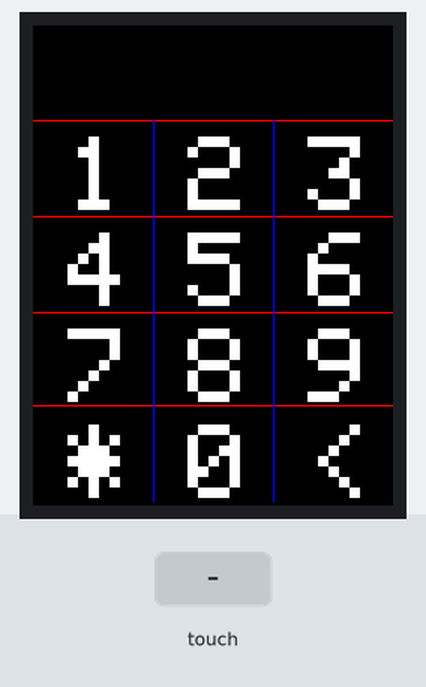
Bench run of a sketch on a simulated Arduino Leonardo, built with avr-gcc and run on an emulated ATmega32U4. On the bench: 240×320 colour display. The inputs (shaded band) are chosen by the test bench. What the sketch prints to the serial monitor is not drawn.

Above: at 2.1 s.
2.2 s: touch panel pressed at 13 % / 90 % of its raw x / y range
At 3.1 s:
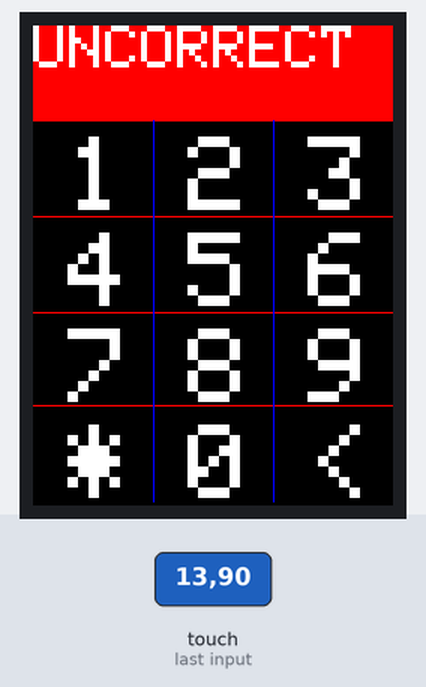
5.2 s: touch panel pressed at 13 % / 10 % of its raw x / y range
At 5.9 s:
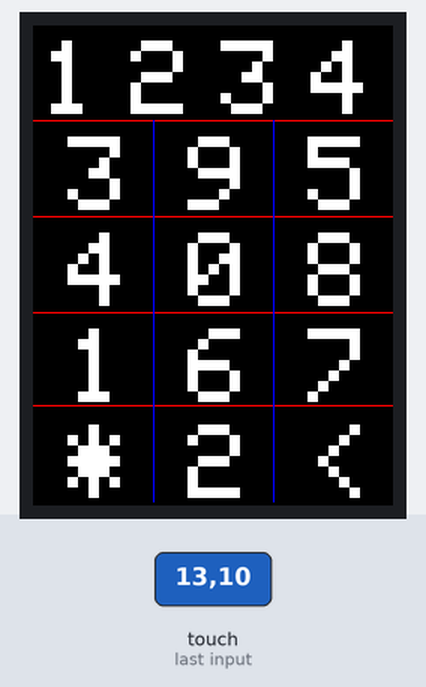
6.8 s: touch panel pressed at 13 % / 90 % of its raw x / y range
At 7.8 s:
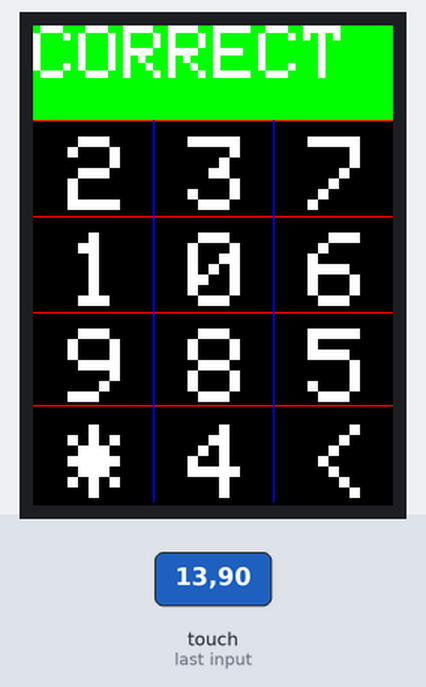
Timing chart, 0 to 9.8 s (numbered marks = the images above; inputs shaded):
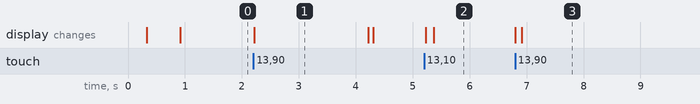

Measured:
- after the input at 2.2 s, the display: changes at once (image 1)
- after the input at 5.2 s, the display: first changes at once (image 2 shows a later state)
- after the input at 6.8 s, the display: first changes at once (image 3 shows a later state)
- what the display in image 1 shows lasts 2.0 s, from 2.2 s to 4.2 s

The sketch:

arduino_tft_lcd_display_unit.ino
```cpp
#define LCD_CS A3 // Chip Select goes to Analog 3
#define LCD_CD A2 // Command/Data goes to Analog 2
#define LCD_WR A1 // LCD Write goes to Analog 1
#define LCD_RD A0 // LCD Read goes to Analog 0
#define LCD_RESET A4 // Can alternately just connect to Arduino's reset pin

#include <SPI.h>          // f.k. for Arduino-1.5.2
#include "Adafruit_GFX.h"// Hardware-specific library
#include <MCUFRIEND_kbv.h>
MCUFRIEND_kbv tft;
#include <TouchScreen.h>

// 16진수로 표현되는 색깔을 실제 색깔이름에 대입
#define  BLACK   0x0000
#define BLUE    0x001F
#define RED     0xF800
#define GREEN   0x07E0
#define CYAN    0x07FF
#define MAGENTA 0xF81F
#define YELLOW  0xFFE0
#define WHITE   0xFFFF

//누르는 압력 제한
#define MINPRESSURE 200
#define MAXPRESSURE 1000

//좌표값 관련 변수 지정
const int XP=6,XM=A2,YP=A1,YM=7; //ID=0x9341
const int TS_LEFT=907,TS_RT=136,TS_TOP=942,TS_BOT=139;
TouchScreen ts = TouchScreen(XP, YP, XM, YM, 300);
TSPoint tp;

void testText();
void numberDisplayt(int *arr);
void resDisplay(int *arr);
char check();
int numberIDetection();
void correct();
void unCorrect();
void lockMode(int t);

int arr[12]={1,2,3,4,5,6,7,8,9,'*',0,'<'};  //격자판에 들어갈 숫자

void setup(void) {
    Serial.begin(9600);
    uint32_t when = millis();
    //    while (!Serial) ;   //hangs a Leonardo until you connect a Serial
    if (!Serial) delay(5000);           //allow some time for Leonardo
    Serial.println("Serial took " + String((millis() - when)) + "ms to start");
    //    tft.reset();                 //hardware reset
    uint16_t ID = tft.readID(); //
    Serial.print("ID = 0x");
    Serial.println(ID, HEX);
    if (ID == 0xD3D3) ID = 0x9481; // write-only shield
//    ID = 0x9329;                             // force ID
    tft.begin(ID);
    tft.fillScreen(BLACK);      //화면을 검은색으로 초기화 해준다.
    testText();

    Serial1.begin(9600);

    //숫자 표시
    numberDisplay(arr);
}

int idx=1;
int res[4]={' ',' ',' ',' '};    //입력된 숫자가 들어갈 배열
int answer[4]={0,8,5,2};
int manager[4]={1,2,3,4};
int lastState = LOW, state=LOW;  //입력 상태 변수
int reading;                     //현재 입력 상태

int arrayCase=1;

int O=0;
int X=0;
int M=0;
void loop(void) {
    int cState;

    tp = ts.getPoint();   //tp.z 는 ADC 값

    if (tp.z > MINPRESSURE && tp.z < MAXPRESSURE) {
      reading=HIGH;
      //Serial.println("pressed");
    }else{
      reading=LOW;
      //Serial.println("unpressed");
    }

    if(reading==HIGH && lastState==LOW){
      Serial.println(arrayCase);
      cState=check();
      if(cState=='N'){
        Serial.println("N");
      }else if(cState=='O'){
        Serial.println("O");\
        O=1;
        X=0;
      }else if(cState=='X'){
        Serial.println("X");
        X+=1;
      }else if(cState=='M'){
        Serial.println("M");
        M=1;
        X=0;
      }
      resDisplay(res);
      lastState=HIGH;
    }else{
      lastState=LOW;
    }


    if(O==1){
      Serial.println("Open Door");
      Serial1.write('O');//send message to control
      correct();
      numberDisplay(arr);
      resDisplay(res);
      O=0;
    }else if(X==3){
      Serial.println("30 Second Lock Mode");
      arrayCase=0;
      Serial1.write('X');//send message to control
      lockMode(5000);
      X=0;
    }else if(M==1){
      Serial.println("Manager Open Door");
      Serial1.write('M');//send message to control
      correct();
      numberDisplay(arr);
      resDisplay(res);
      M=0;
    }
}


void lockMode(int t){
  Serial.println(t);
  tft.fillScreen(RED);
  tft.setTextSize(7);
  tft.setTextColor(WHITE);
  tft.setCursor(0,50);
  tft.println("30sec");
  tft.println("Lock");
  tft.println("Mode");
  delay(t);
  tft.fillScreen(BLACK);
  arr[0]=1;
  arr[1]=2;
  arr[2]=3;
  arr[3]=4;
  arr[4]=5;
  arr[5]=6;
  arr[6]=7;
  arr[7]=8;
  arr[8]=9;
  arr[9]='*';
  arr[10]=0;
  arr[11]='<';
  numberDisplay(arr);
  resDisplay(res);
}


char check(){
  char checkState='N';
  int i;
  i=numberIDetection();
  Serial.print("idx : ");
  Serial.print(idx-1);
  Serial.print("\t\tnumberIDetection : ");
  Serial.println(i);
  if( 0<=arr[i] && arr[i]<=9 ){
    res[idx-1]=arr[i];
    idx=(idx%4)+1;
  }else if( arr[i]=='*' ){
    int state=0;
    Serial.println("Detected : *");

    if(res[0]==answer[0] && res[1]==answer[1] && res[2]==answer[2] && res[3]==answer[3]){state=1;}
    if(res[0]==manager[0] && res[1]==manager[1] && res[2]==manager[2] && res[3]==manager[3]){state=2;}

    if(arrayCase==0){
      arr[0]=1;
      arr[1]=2;
      arr[2]=3;
      arr[3]=4;
      arr[4]=5;
      arr[5]=6;
      arr[6]=7;
      arr[7]=8;
      arr[8]=9;
      arr[9]='*';
      arr[10]=0;
      arr[11]='<';
      arrayCase=1;
    }
    else if(arrayCase==1){
      arr[0]=3;
      arr[1]=9;
      arr[2]=5;
      arr[3]=4;
      arr[4]=0;
      arr[5]=8;
      arr[6]=1;
      arr[7]=6;
      arr[8]=7;
      arr[9]='*';
      arr[10]=2;
      arr[11]='<';
    }else if(arrayCase==2){
      arr[0]=2;
      arr[1]=3;
      arr[2]=7;
      arr[3]=1;
      arr[4]=0;
      arr[5]=6;
      arr[6]=9;
      arr[7]=8;
      arr[8]=5;
      arr[9]='*';
      arr[10]=4;
      arr[11]='<';
    }else if(arrayCase==3){
      arr[0]=4;
      arr[1]=1;
      arr[2]=0;
      arr[3]=3;
      arr[4]=7;
      arr[5]=6;
      arr[6]=8;
      arr[7]=9;
      arr[8]=5;
      arr[9]='*';
      arr[10]=2;
      arr[11]='<';
    }else{
      arr[0]=9;
      arr[1]=3;
      arr[2]=8;
      arr[3]=4;
      arr[4]=0;
      arr[5]=6;
      arr[6]=2;
      arr[7]=7;
      arr[8]=5;
      arr[9]='*';
      arr[10]=1;
      arr[11]='<';
    }arrayCase=(arrayCase%4)+1;


    //If passed!!
    if(state==1){
      Serial.println("CORRECT");
      checkState='O';
      Serial.print("checkState : ");
      Serial.println(checkState);
    }
    else if(state==2){
      Serial.println("CORRECT");
      checkState='M';
      Serial.print("checkState : ");
      Serial.println(checkState);
    }else{
      Serial.println("UNCORRECT");
      unCorrect();
      checkState='X';
      Serial.print("checkState : ");
      Serial.println(checkState);
    }

    //숫자 표시
    tft.fillRect(0,63,240,320,BLACK);
    numberDisplay(arr);

  }else if( arr[i]=='<' ){
    for(int i=0;i<4;i++)res[i]=' ';
    idx=1;
  }
  Serial.print("res : ");
  for(int i=0;i<4;i++){
    Serial.print(res[i]);
    Serial.print(",");
  }
  Serial.println();

  return checkState;
}


void correct(){
  tft.fillRect(0,0,240,63,GREEN);
  tft.setCursor(0,0);
  tft.setTextSize(5);
  tft.print("CORRECT");
  for(int i=0;i<4;i++)res[i]=' ';
    idx=1;
  delay(11000);
}


void unCorrect(){
  tft.fillRect(0,0,240,63,RED);
  tft.setCursor(0,0);
  tft.setTextSize(4);
  tft.print("UNCORRECT");
  for(int i=0;i<4;i++)res[i]=' ';
    idx=1;
  delay(2000);
}


int numberIDetection(){

  uint16_t xpos, ypos;  //화면 x,y 좌표
  tp = ts.getPoint();   //tp.x, tp.y 는 ADC 값
  pinMode(XM, OUTPUT);  //핀 공유할 수도 있으니까 핀 모드 바꿔주기
  pinMode(YP, OUTPUT);

  xpos = map(tp.x, TS_RT, TS_LEFT, 0, 3);    // xpos, ypos 좌표값 받기
  ypos = map(tp.y, TS_BOT, TS_TOP, 0, 5);

  if(ypos==0) return -1;
  else return (ypos-1)*3+xpos;
}


void testText() {

    tft.fillScreen(BLACK);      //화면을 검은색으로 초기화 해준다.

    tft.setCursor(0, 4);        //커서 위치를 x,y로 해준다.

    tft.setTextColor(BLUE);     //화면에 "HighTech School"출력
    tft.setTextSize(5);
    tft.println("HighTech");
    tft.println("School");
    tft.println();

    tft.setTextColor(GREEN);    //화면에 "Team 2  Project"출력
    tft.setTextSize(4);
    tft.println("TEAM 2");
    tft.setTextSize(5);
    tft.println("Project");
    tft.println();

    tft.setTextColor(MAGENTA);  //화면에 "Smart DoorLock" 출력
    tft.println("Smart\nDoorLock");

    delay(500);                //디스플레이 표시 5초후 화면을 검은색을 만든다.
    tft.fillScreen(BLACK);
}


void numberDisplay(int *arr) {
  int h = tft.height();              // h : 320
  int w=tft.width();                 // w : 240

  //3 X 4 격자판 표시하는 코드
  tft.drawFastHLine(0, 64-1, w, RED);
  tft.drawFastHLine(0, 128-1, w, RED);
  tft.drawFastHLine(0, 192-1, w, RED);
  tft.drawFastHLine(0, 254-1, w, RED);
  tft.drawFastVLine(80, 64-1, h-64-1, BLUE);
  tft.drawFastVLine(160, 64-1, h-64-1, BLUE);

  //입력받은 숫자 표시하는 코드
  int idx=0;
  tft.setTextColor(WHITE);
  tft.setTextSize(7);
  for(int i=64;i<320;i+=64){
    for(int j=0;j<240;j+=80){
      tft.setCursor(j+23,i+10);
      if(arr[idx]>9) tft.print((char)arr[idx]);
      else tft.print(arr[idx]);
      idx++;
    }
  }
}


void resDisplay(int *arr){
  int h = tft.height();              // h : 320
  int w = tft.width();               // w : 240

  //1 X 4 격자판 표시하는 코드
  //tft.drawFastVLine(0, 64, w, RED);
  //tft.drawFastVLine(60, 0, h-(320-64), GREEN);
  //tft.drawFastVLine(60, 0, h-(320-64), GREEN);

  //입력받은 숫자 표시하는 코드
  int idx=0;
  tft.setTextColor(WHITE);
  tft.setTextSize(7);
  for(int j=0;j<240;j+=60){
    tft.setCursor(j+5,10);
    if( 0<=arr[idx] && arr[idx]<=9 ){
      tft.fillRect(60*idx,0,60*(idx+1),63,BLACK);
      tft.print(arr[idx]);
    }else if( arr[idx]==32 ){  //  ' '=32
      tft.fillRect(60*idx,0,60*(idx+1),63,BLUE);
    }
    idx++;
  }
}
```
